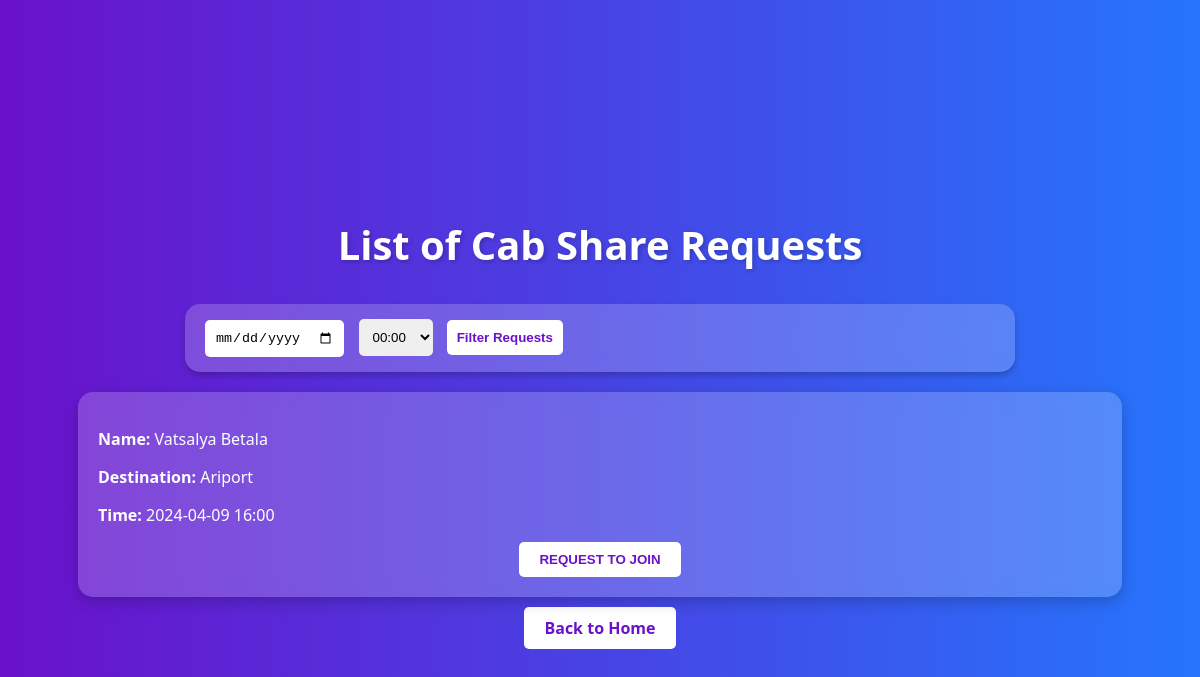
The page /list_requests on the database as committed earlier.
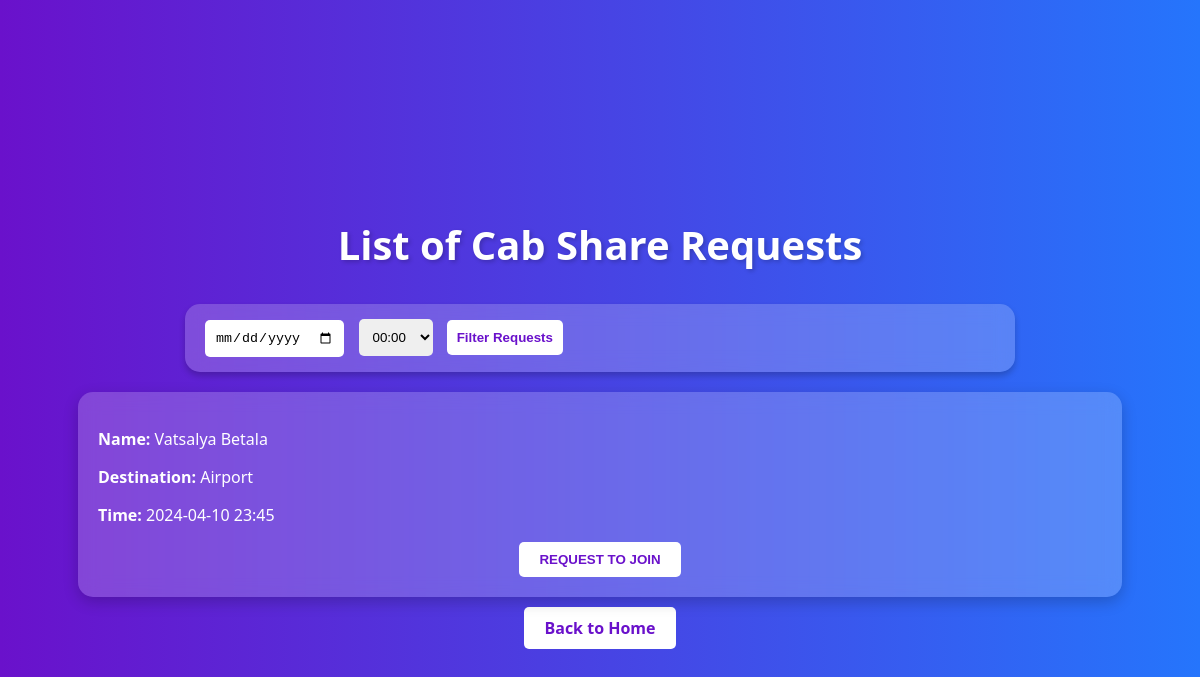
The same page on the database as committed later.
### app1.py (models this page shows)
class CabRequest(db.Model):
    id = db.Column(db.Integer, primary_key=True)
    name = db.Column(db.String(100), nullable=False)
    email = db.Column(db.String(120), nullable=False)
    phone_number = db.Column(db.String(20), nullable=False)
    destination = db.Column(db.String(100), nullable=False)
    time = db.Column(db.DateTime, nullable=False)
    verified = db.Column(db.Boolean, default=False)
    creator_email = db.Column(db.String(120), nullable=False)

### app1.py (the view)
@app.route('/list_requests')
def list_requests():
    user_email = session.get('user_email')
    requests = CabRequest.query.all()
    user_join_requests = JoinRequest.query.filter_by(requester_email=user_email).all()
    requested_trip_ids = {req.cab_request_id for req in user_join_requests}
    return render_template('requests.html', requests=requests, requested_trip_ids=requested_trip_ids)

### Templates/requests.html (shortened to what this page needs)
<!DOCTYPE html>
<html lang="en">
<head>
    <link rel="stylesheet" href="{{ url_for('static', filename='style.css') }}">
</head>
<body>
    <h1>List of Cab Share Requests</h1>
    <div class="filter-bar">
        <form action="{{ url_for('filter_requests') }}" method="post">
            <input type="date" name="date" required>
            <select name="time_slot" required>
                {% for hour in range(24) %}
                <option value="{{ '%02d:00' % hour }}">{{ '%02d:00' % hour }}</option>
                {% endfor %}
            </select>
            <button type="submit">Filter Requests</button>
        </form>
    </div>
    <div class="requests-grid">
        {% for request in requests %}
    <div class="request-box">
        <p><strong>Name:</strong> {{ request.name }}</p>
        <p><strong>Destination:</strong> {{ request.destination }}</p>
        <p><strong>Time:</strong> {{ request.time.strftime('%Y-%m-%d %H:%M') }}</p>
        <form action="{{ url_for('join_trip', cab_request_id=request.id) }}" method="post">
            {% if request.id in requested_trip_ids %}
                <button type="submit" class="request-join-btn" disabled>Requested</button>
            {% else %}
                <button type="submit" class="request-join-btn">Request to Join</button>
            {% endif %}
        </form>
    </div>
    {% endfor %}
    </div>
    <a href="{{ url_for('home_page') }}" class="back-btn">Back to Home</a>
</body>
</html>

### Static/style.css (style rules this page uses)
body { font-family: 'Segoe UI', Tahoma, Geneva, Verdana, sans-serif; margin: 0; padding: 20px; color: #333; background: linear-gradient(135deg, #6e8efb, #a777e3); min-height: 100vh; display: flex; flex-direction: column; align-items: center; justify-content: center; }
h1 { color: #fff; margin-bottom: 2rem; font-size: 2.5rem; text-shadow: 2px 2px 4px rgba(0,0,0,0.2); }
.request-join-btn { background-color: #007bff; color: white; border: none; border-radius: 5px; cursor: pointer; padding: 10px 20px; text-transform: uppercase; font-weight: bold; transition: background-color 0.3s ease; display: block; text-align: center; }
.back-btn { text-decoration: none; color: #fff; background-color: #007bff; padding: 10px 20px; border-radius: 5px; transition: background-color 0.3s ease; font-weight: bold; margin-top: 20px; display: block; width: max-content; margin: 20px auto; }

### Templates/requests.html (style rules this page uses)
body { font-family: 'Segoe UI', sans-serif; background: linear-gradient(to right, #6a11cb 0%, #2575fc 100%); padding: 20px; display: flex; flex-direction: column; align-items: center; min-height: 100vh; margin: 0; color: #fff; }
.filter-bar { background-color: rgba(255, 255, 255, 0.2); padding: 15px; border-radius: 15px; box-shadow: 0 4px 6px rgba(0,0,0,0.2); display: flex; justify-content: space-between; width: 90%; max-width: 800px; margin-bottom: 20px; backdrop-filter: blur(10px); }
.filter-bar input, .filter-bar select, .filter-bar button { padding: 10px; border-radius: 5px; border: none; margin: 0 5px; }
.filter-bar button { cursor: pointer; background-color: #fff; color: #6a11cb; font-weight: bold; transition: background-color 0.3s ease; }
.requests-grid { display: grid; grid-template-columns: repeat(auto-fit, minmax(300px, 1fr)); gap: 20px; width: 90%; max-width: 1200px; }
.request-box { background-color: rgba(255, 255, 255, 0.2); padding: 20px; border-radius: 15px; box-shadow: 0 5px 15px rgba(0,0,0,0.2); backdrop-filter: blur(10px); transition: transform 0.2s ease-out; }
.request-join-btn, .back-btn { background-color: #fff; color: #6a11cb; padding: 10px 20px; border-radius: 5px; cursor: pointer; transition: all 0.3s ease; text-align: center; display: block; width: fit-content; margin: 10px auto 0; }

Rows that differ between the two databases and show on the page:
changed CabRequest "Vatsalya Betala": destination "Ariport" → "Airport"; time "2024-04-09 16:00" → "2024-04-10 23:45"
